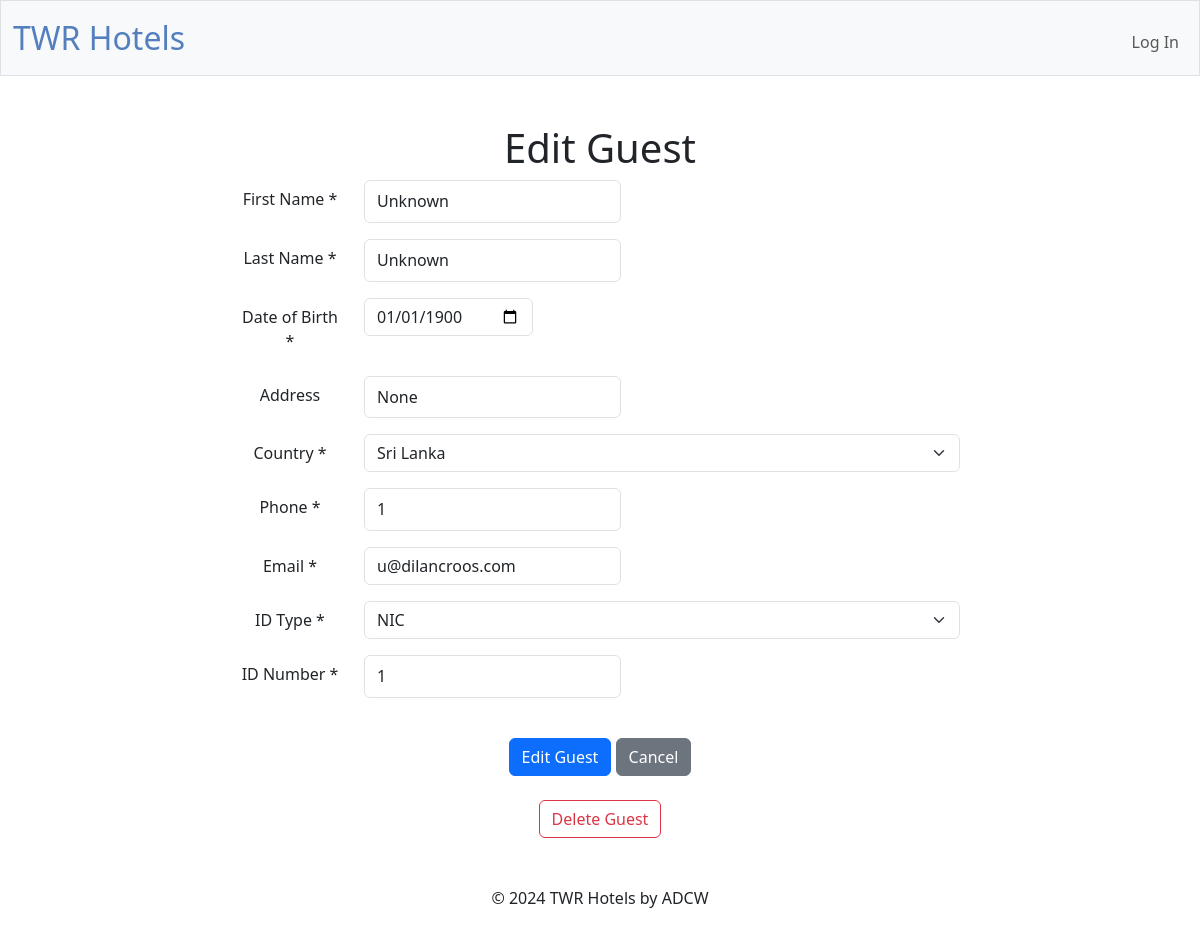
Page /edit_guest?guestid=0 on the committed database.
### tables this page shows
CREATE TABLE "guests" (guestID INTEGER PRIMARY KEY AUTOINCREMENT NOT NULL, firstName TEXT NOT NULL, lastName TEXT NOT NULL, dateOfBirth DATE NOT NULL, address TEXT, countryID INTEGER NOT NULL, phone INTEGER NOT NULL,  email TEXT NOT NULL, idType INTEGER NOT NULL, idNumber INTEGER NOT NULL, FOREIGN KEY (idType) REFERENCES identityDocs(idID), FOREIGN KEY (countryID) REFERENCES countries(num_code));

CREATE TABLE countries (num_code INTEGER NOT NULL, alpha_2_code TEXT, alpha_3_code TEXT, en_short_name TEXT, nationality TEXT,  PRIMARY KEY (`num_code`));

CREATE TABLE identityDocs (idID INTEGER PRIMARY KEY AUTOINCREMENT NOT NULL, name TEXT NOT NULL);

### app.py (the view, shortened to what this page needs)
@app.route("/edit_guest", methods=["GET", "POST"])
@manager_required
def edit_guest():
    guestID = request.args.get("guestid", type=int)
    guest = db.execute("SELECT * FROM guests WHERE guestID = ?", guestID)
    guest = guest[0] if guest else None
    idTypes = db.execute("SELECT * FROM identityDocs")
    countires = db.execute("SELECT * FROM countries")
    return render_template("edit_guest.html", guest=guest, idTypes=idTypes, countires=countires)

### app.py (called while the page is built)
@app.after_request
def after_request(response):
    response.headers["Cache-Control"] = "no-cache, no-store, must-revalidate"
    response.headers["Expires"] = 0
    response.headers["Pragma"] = "no-cache"
    return response

### templates/edit_guest.html (shortened to what this page needs)
{% extends "layout.html" %}
{% block main %}
    <h1>Edit Guest</h1>
     <div class="container">
        <div class="row">
            <div class="col-md-8 offset-md-2">
                <form action="/edit_guest?guestid={{ guest['guestID'] }}" method="post">
                    <div class="mb-3 row">
                        <label for="firstName" class="col-sm-2 col-form-label">First Name *</label>
                        <div class="col-sm-10">
                            <input class="form-control w-auto" id="firstName" name="firstName" type="text" placeholder="Enter First Name" value="{{ guest['firstName'] }}" required>
                        </div>
                    </div>
                    <div class="mb-3 row">
                        <label for="lastName" class="col-sm-2 col-form-label">Last Name *</label>
                        <div class="col-sm-10">
                            <input class="form-control w-auto" id="lastName" name="lastName" type="text" placeholder="Enter Last Name" value="{{ guest['lastName'] }}" required>
                        </div>
                    </div>
                    <div class="mb-3 row">
                        <label for="dateOfBirth" class="col-sm-2 col-form-label">Date of Birth *</label>
                        <div class="col-sm-10">
                            <input class="form-control w-auto" id="dateOfBirth" name="dateOfBirth" type="date" value="{{ guest['dateOfBirth'] }}" required>
                        </div>
                    </div>
                    <div class="mb-3 row">
                        <label for="address" class="col-sm-2 col-form-label">Address</label>
                        <div class="col-sm-10">
                            <input class="form-control w-auto" id="address" name="address" type="text" placeholder="Enter Address" value="{{ guest['address'] }}">
                        </div>
                    </div>
                    <div class="mb-3 row">
                        <label for="country" class="col-sm-2 col-form-label">Country *</label>
                        <div class="col-sm-10">
                            <select class="form-select" id="country" name="country" required>
                                {% for country in countires %}
                                    <option value="{{ country['num_code'] }}" {% if country['num_code'] == guest['countryID'] %} selected {% endif %}>{{ country['en_short_name'] }}</option>
                                {% endfor %}
                            </select>
                        </div>
                    </div>
                    <div class="mb-3 row">
                        <label for="phone" class="col-sm-2 col-form-label">Phone *</label>
                        <div class="col-sm-10">
                            <input class="form-control w-auto" id="phone" name="phone" type="text" placeholder="Enter Phone Number" value="{{ guest['phone'] }}" required>
                        </div>
                    </div>
                    <div class="mb-3 row">
                        <label for="email" class="col-sm-2 col-form-label">Email *</label>
                        <div class="col-sm-10">
                            <input class="form-control w-auto" id="email" name="email" type="email" placeholder="Enter Email" value="{{ guest['email'] }}" required>
                        </div>
                    </div>
                    <div class="mb-3 row">
                        <label for="idType" class="col-sm-2 col-form-label">ID Type *</label>
                        <div class="col-sm-10">
                            <select class="form-select" id="idType" name="idType" required>
                                {% for idType in idTypes %}
                                    <option value="{{ idType['idID'] }}" {% if idType['idID'] == guest['idType'] %} selected {% endif %}>{{ idType['name'] }}</option>
                                {% endfor %}
                            </select>
                        </div>
                    </div>
                    <div class="mb-3 row">
                        <label for="idNumber" class="col-sm-2 col-form-label">ID Number *</label>
                        <div class="col-sm-10">
                            <input class="form-control w-auto" id="idNumber" name="idNumber" type="text" placeholder="Enter ID Number" value="{{ guest['idNumber'] }}" required>
                        </div>
                    </div>
                    <br>
                    <div>
                        <button class="btn btn-primary" type="submit">Edit Guest</button>
                        <a class="btn btn-secondary" type="button" href="/guests">Cancel</a>
                    </div>
                    <br>
                    <div>
                        <a class="btn btn-outline-danger" type="button" onclick="myFunction()">Delete Guest</a>
                    </div>
                </form>
            </div>
        </div>
    </div>
{% endblock %}

### static/styles.css (style rules this page uses)
button, input[type="submit"] { background-color: #d9edff; border: 1px solid transparent; border-radius: 0.25rem; font-size: 0.95rem; font-weight: 400; line-height: 1.5; padding: 0.375rem 0.75rem; text-align: center; transition: color 0.15s ease-in-out, background-color 0.15s ease-in-out, border-color 0.15s ease-in-out, box-shadow 0.15s ease-in-out; vertical-align: middle; }
input[type="text"], input[type="number"] { line-height: 1.8; width: 25%; }

### rows in the picture
guests: firstName "Unknown", lastName "Unknown", dateOfBirth "01/01/1900", country "Sri Lanka", phone "1", email "u@dilancroos.com", idType "NIC", idNumber "1"
